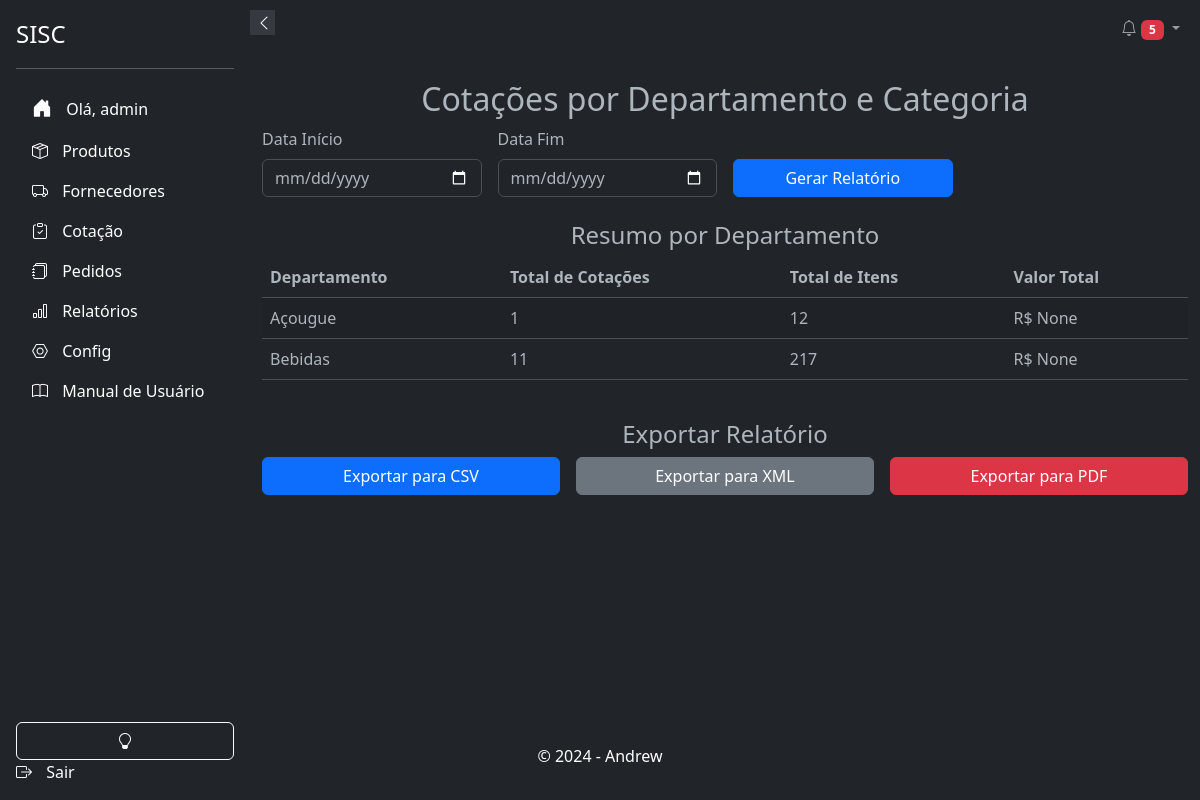
The app's page /relatorios/cotacoes-departamento-categoria/ (signed in) with its own data.
### products/models.py (models this page shows, shortened)
class Departamento(models.Model):
    nome = models.CharField(max_length=100, unique=True)
    class Meta:
        verbose_name = _('Departamento')
        verbose_name_plural = _('Departamentos')
        ordering = ['nome']

### relatorios/views.py (the view, shortened to what this page needs)
# urls.py: path('cotacoes-departamento-categoria/', CotacoesDepartamentoCategoriaView.as_view(), name='cotacoes_departamento_categoria'),
@method_decorator(login_required(login_url=''), name='dispatch')
class CotacoesDepartamentoCategoriaView(TemplateView):
    template_name = 'relatorios/cotacoes_departamento_categoria.html'
    def get(self, request):
        data_inicio = request.GET.get('data_inicio')
        data_fim = request.GET.get('data_fim')
        if data_inicio and data_fim:
            cotacoes = Cotacao.objects.filter(data_abertura__gte=data_inicio, data_fechamento__lte=data_fim)
        else:
            cotacoes = Cotacao.objects.all()
        cotacoes_por_departamento = cotacoes.values('departamento__nome').annotate(
            total_cotacoes=Count('id'),
            total_itens=Sum('itens_cotacao__quantidade'),
            valor_total=Sum('itens_cotacao__produto__preco_de_custo')
        ).order_by('departamento__nome')
        context = {
            'cotacoes_por_departamento': cotacoes_por_departamento,
        }
        return render(request, self.template_name, context)

### relatorios/templates/relatorios/cotacoes_departamento_categoria.html (shortened to what this page needs)
{% extends 'base.html' %}
{% block content %}
<div class="container my-4">
    <h2 class="text-center">Cotações por Departamento e Categoria</h2>
    <form method="get" class="row g-3">
        <div class="col-md-3">
            <label for="data_inicio" class="form-label">Data Início</label>
            <input type="date" id="data_inicio" name="data_inicio" class="form-control" required>
        </div>
        <div class="col-md-3">
            <label for="data_fim" class="form-label">Data Fim</label>
            <input type="date" id="data_fim" name="data_fim" class="form-control" required>
        </div>
        <div class="col-md-3 d-flex align-items-end">
            <button type="submit" class="btn btn-primary w-100">Gerar Relatório</button>
        </div>
    </form>
    <div class="row mt-4">
        <div class="col-md-12">
            <h4 class="text-center">Resumo por Departamento</h4>
            <table class="table table-striped">
                <thead>
                    <tr>
                        <th>Departamento</th>
                        <th>Total de Cotações</th>
                        <th>Total de Itens</th>
                        <th>Valor Total</th>
                    </tr>
                </thead>
                <tbody>
                    {% for item in cotacoes_por_departamento %}
                    <tr>
                        <td>{{ item.departamento__nome }}</td>
                        <td>{{ item.total_cotacoes }}</td>
                        <td>{{ item.total_itens }}</td>
                        <td>R$ {{ item.valor_total }}</td>
                    </tr>
                    {% endfor %}
                </tbody>
            </table>
        </div>
    </div>
    <div class="row mt-4">
        <div class="col-md-12">
            <h4 class="text-center">Exportar Relatório</h4>
            <form method="post" class="row g-3">
                <div class="col-md-4">
                    <button type="submit" name="formato" value="csv" class="btn btn-primary w-100">Exportar para CSV</button>
                </div>
                <div class="col-md-4">
                    <button type="submit" name="formato" value="xml" class="btn btn-secondary w-100">Exportar para XML</button>
                </div>
                <div class="col-md-4">
                    <button type="submit" name="formato" value="pdf" class="btn btn-danger w-100">Exportar para PDF</button>
                </div>
            </form>
        </div>
    </div>
</div>
{% endblock %}

### app/templates/components/_sidebar.html (shortened to what this page needs)
<!DOCTYPE html>
<html>
<head>
    <link href="https://cdn.jsdelivr.net/npm/bootstrap@5.3.0-alpha3/dist/css/bootstrap.min.css" rel="stylesheet">
    <link rel="stylesheet" href="https://cdn.jsdelivr.net/npm/bootstrap-icons@1.10.5/font/bootstrap-icons.css">
</head>
<body>
    <div class="sidebar d-flex flex-column flex-shrink-0 p-3 text-white bg-dark" id="sidebar">
        <button class="sidebar-toggle" onclick="toggleSidebar()">
            <i id="sidebar-toggle-icon" class="bi bi-chevron-left"></i>
        </button>
        <a href="#" class="d-flex align-items-center mb-3 mb-md-0 me-md-auto text-white text-decoration-none">
            <span class="fs-4">SISC</span>
        </a>
        <hr>
        {% if user.is_authenticated %}
            <ul class="nav nav-pills flex-column mb-auto">
                <li class="nav-item">
                    <a href="{% url 'accounts:home' %}" class="nav-link text-white" aria-current="page">
                        <i class="bi bi-house-door-fill fs-5"></i>
                        <span>Olá, {{ user.username }}</span>
                    </a>
                </li>
                <li>
                    <a href="{% url 'products:products_list' %}" class="nav-link text-white">
                        <i class="bi bi-box-seam"></i>
                        <span>Produtos</span>
                    </a>
                </li>
                <li>
                    <a href="{% url 'suppliers:supplier_list' %}" class="nav-link text-white">
                        <i class="bi bi-truck "></i>
                        <span>Fornecedores</span>
                    </a>
                </li>
                <li>
                    <a href="{% url 'cotacao:cotacao_list' %}" class="nav-link text-white">
                        <i class="bi bi-clipboard-check"></i>
                        <span>Cotação</span>
                    </a>
                </li>
                <li>
                    <a href="{% url 'respostas:listar_pedidos' %}" class="nav-link text-white">
                        <i class="bi bi-journals"></i>
                        <span>Pedidos</span>
                    </a>
                </li>
                <li>
                    <a href="{% url 'relatorios:gerar_relatorios' %}" class="nav-link text-white">
                        <i class="bi bi-bar-chart"></i>
                        <span>Relatórios</span>
                    </a>
                </li>
                <li>
                    <a href="{% url 'admin:index' %}" class="nav-link text-white">
                        <i class="bi bi-nut"></i>
                        <span>Config</span>
                    </a>
                </li>
                <li>
                    <a href="{% url 'relatorios:manual_usuario' %}" class="nav-link text-white">
                        <i class="bi bi-book"></i>
                        <span>Manual de Usuário</span>
                    </a>
                </li>
            <br>
            </ul>
            <button class="btn btn-outline-light" onclick="toggleTheme()">
                <i id="theme-toggle-icon" class="bi bi-lightbulb-fill"></i>
            </button>
            <a href="{% url 'accounts:logout' %}" class="nav-link text-white">
                <i class="bi bi-box-arrow-right"></i>
                <span>Sair</span>
            </a>
        {% else %}
            <a href="{% url 'accounts:login' %}" class="nav-link text-white">
                <i class="bi bi-box-arrow-in-right"></i>
                <span>Login</span>
            </a>
        {% endif %}
    </div>
</body>
</html>

### app/templates/base.html (style rules this page uses)
body, html { height: 100%; margin: 0; display: flex; flex-direction: column; }

### app/templates/components/_sidebar.html (style rules this page uses)
.sidebar { width: 250px; height: 100vh; position: fixed; top: 0; left: 0; background-color: #343a40; transition: all 0.3s; z-index: 1000; }
.sidebar .nav-link { white-space: nowrap; overflow: hidden; text-overflow: ellipsis; }
.sidebar .nav-link i { margin-right: 10px; }
.sidebar-toggle { position: absolute; top: 10px; right: -25px; width: 25px; height: 25px; background-color: #343a40; border: none; color: white; cursor: pointer; z-index: 1100; }

### records on screen
Departamento: departamento__nome "Açougue", total_cotacoes "1", total_itens "12", valor_total "None"
Departamento: departamento__nome "Bebidas", total_cotacoes "11", total_itens "217", valor_total "None"

### other values on screen
{{ notifications|length }} "5"
{{ user.username }} "admin"
